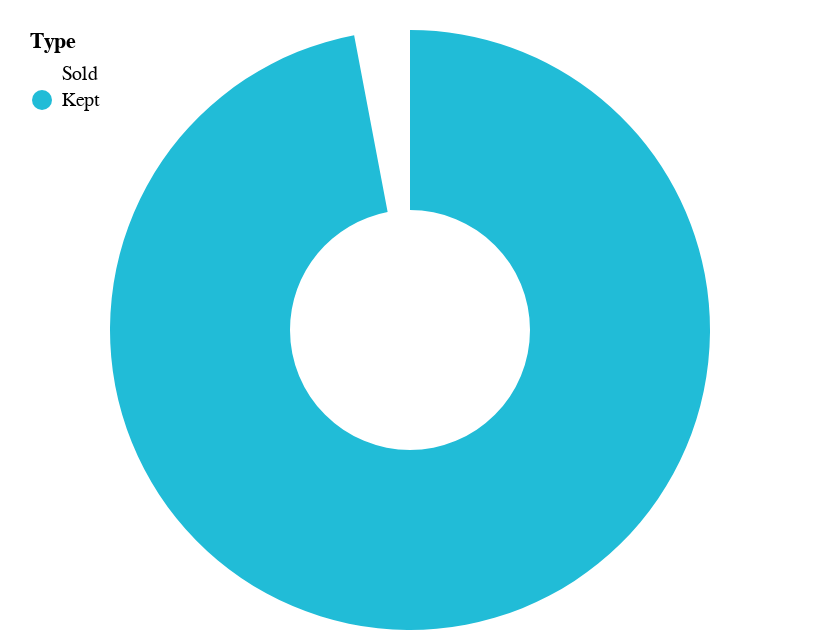

The notebook cell saved with this chart:
### Code cell
cp.sender_airdrop_op_charts(dp.amount_airdropped_dumped_df, dp.amount_airdropped_dumped_df.columns)

### Figure 1 — Vega-Lite specification as saved in the notebook (floating-point values rounded to 4 significant figures)
{"config": {"view": {"continuousWidth": 400, "continuousHeight": 300, "strokeOpacity": 0}}, "data": {"name": "data-0f74f04e4fc5acdc2e32b0bf6fcf42d8"}, "mark": {"type": "arc", "innerRadius": 60}, "encoding": {"color": {"field": "Type", "legend": {"direction": "vertical", "legendY": -10, "orient": "none", "padding": 10}, "scale": {"domain": ["Sold", "Kept"], "range": ["#ffffff", "#21bcd7", "#F24A72"]}, "type": "nominal"}, "theta": {"field": "Amount", "type": "quantitative"}, "tooltip": [{"field": "Amount", "type": "nominal"}, {"field": "Type", "type": "nominal"}]}, "$schema": "https://vega.github.io/schema/vega-lite/v4.17.0.json", "datasets": {"data-0f74f04e4fc5acdc2e32b0bf6fcf42d8": [{"Type": "Sold", "Amount": 298200.0}, {"Type": "Kept", "Amount": 9702000.0}]}}
